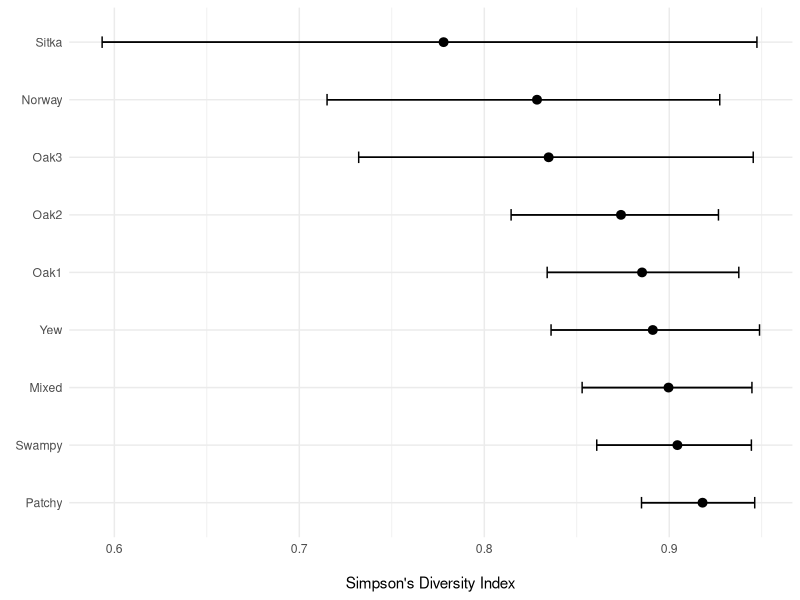
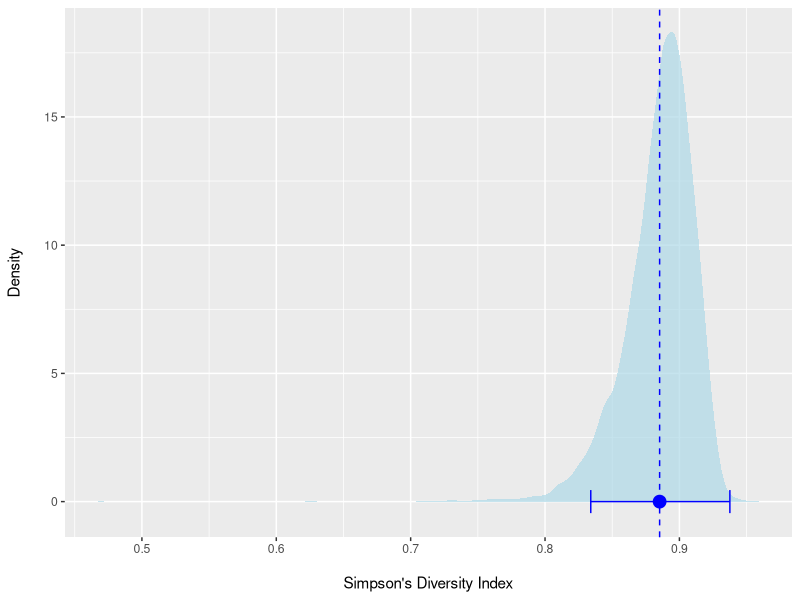
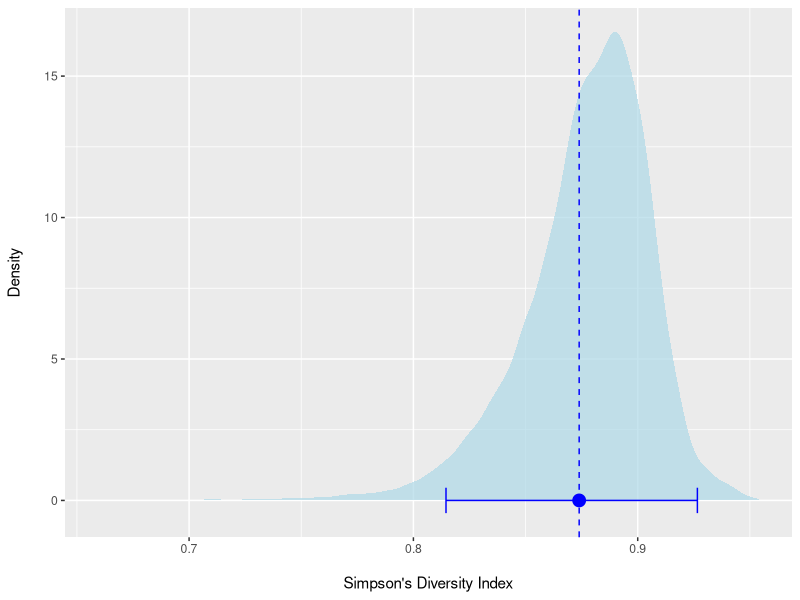
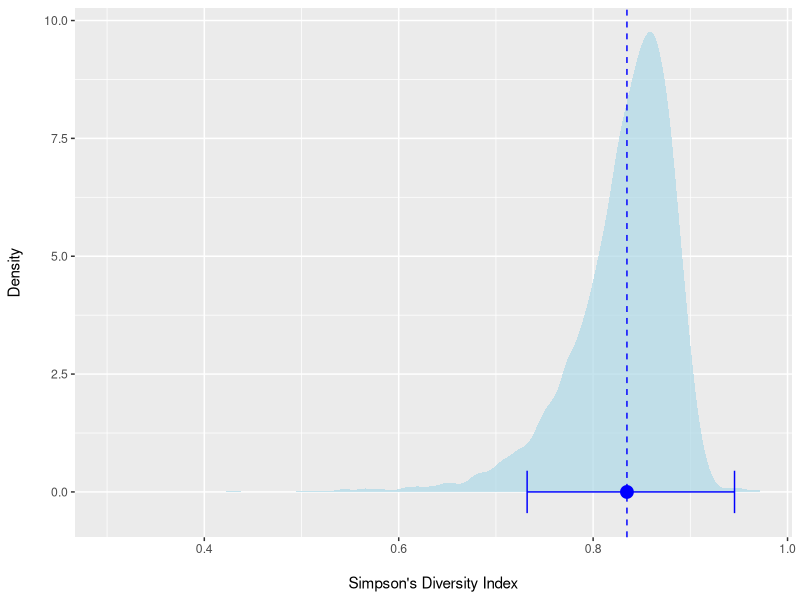
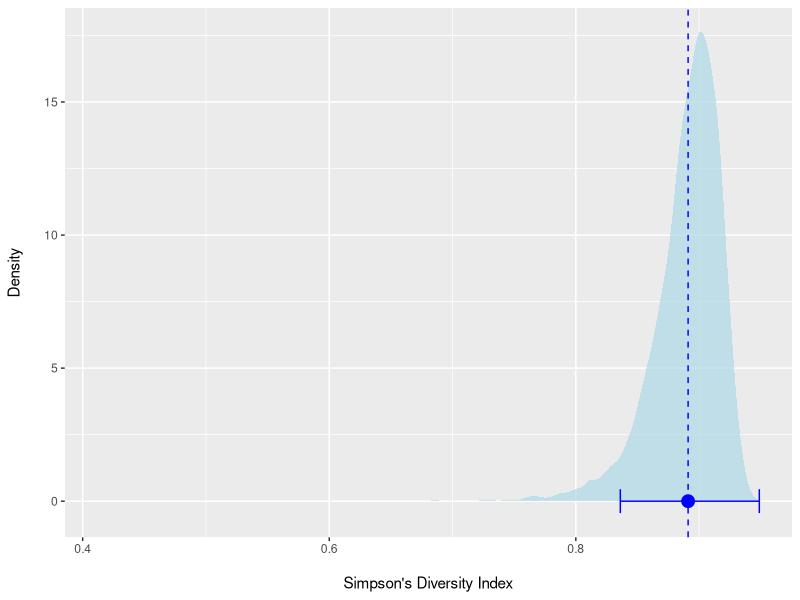
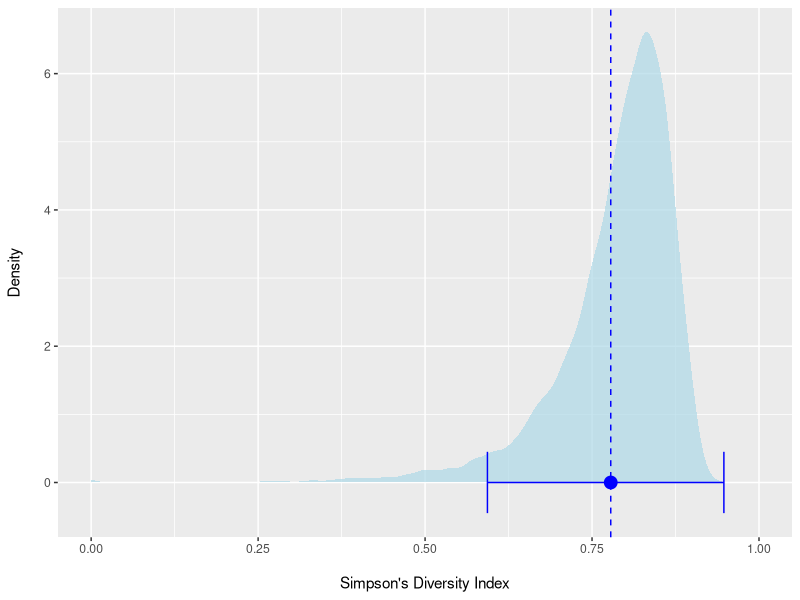
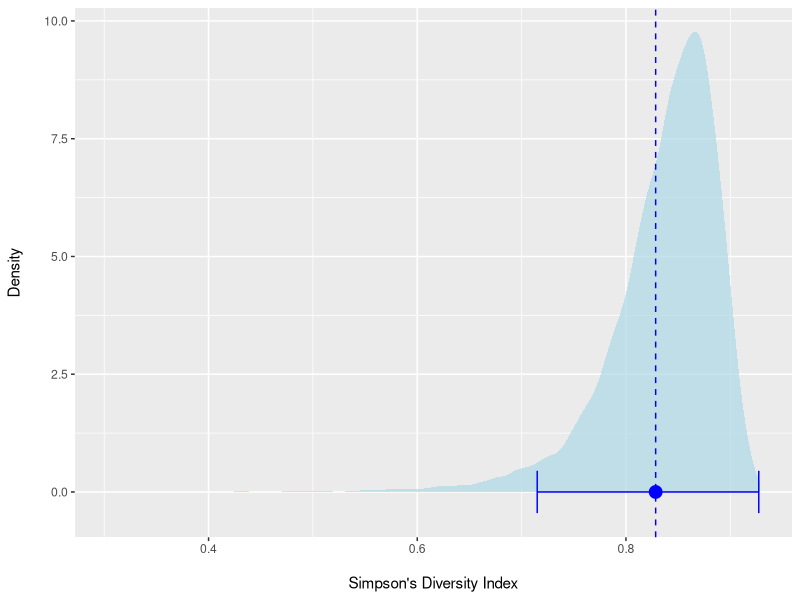
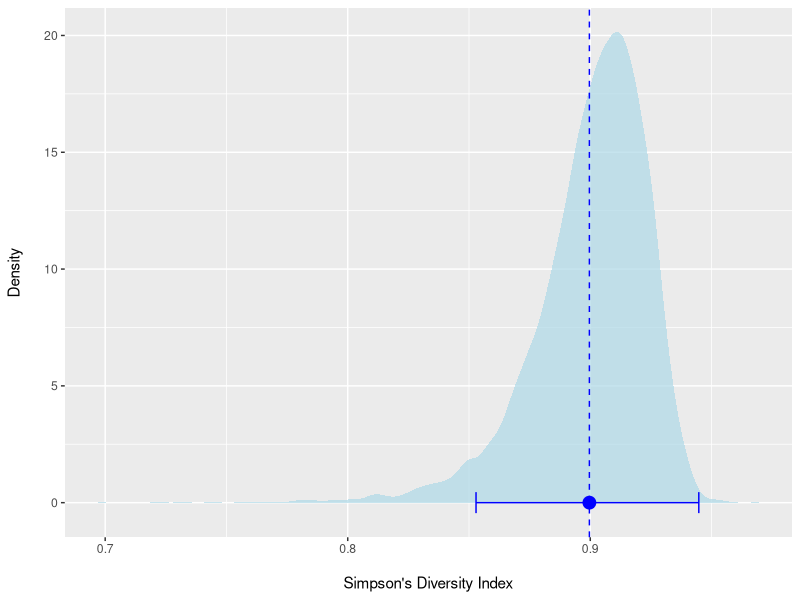

Recreate these plots in R, in order.
## ---- chunk 1
knitr::opts_chunk$set(echo = T, message=F, warning=F)
## ---- chunk 2
library(boot)
library(tidyverse)

birds <- read_csv("Data/KillarneyBirds.csv")
## ---- chunk 3
# Simpson's Diversity Index Function Bootstrapping
sdiBootFunc <- function(x, indicies) {
  y <- x[indicies]
  N <- sum(y)
  D <- 1 - sum(y*(y-1)) / (N*(N-1))
  D
}

# Single Variable Bootstrapping using boot()
sdiOak1Boot <- boot(birds$Oak1, sdiBootFunc, R=1e4)
## ---- chunk 4
# Multi-Variable Function Bootstrapping
results <- lapply(birds[-1],  boot, statistic = sdiBootFunc, R = 1e4) # calculates SDI for each habitat, drops species column
results.ci <- lapply(results, boot.ci, type = "norm") # calculates normal confidence intervals for each habitat
## ---- chunk 5
results.df <- data.frame(row.names = 1:9,
                         Habitat = names(results),
                         SDI = round(sapply(results, function(x) x$t0),4),
                         CI.lower = round(sapply(results.ci, function(x) x$normal[2]),4),
                         CI.upper = round(sapply(results.ci, function(x) x$normal[3]),4))

ggplot(data = results.df, mapping = aes(x=SDI,y=reorder(Habitat,-SDI), xmin = CI.lower, xmax = CI.upper)) +
  geom_errorbar(width = 0.2) +
  geom_pointrange() +
  labs(x="\nSimpson's Diversity Index",y=element_blank()) +
  theme_minimal()
## ---- chunk 6
# Habitat counts
birds.tally <- birds %>%
  summarize_each(Oak1:Swampy, fun = sum) %>%
  gather(key = Habitat, value = Count) %>%
  arrange(Count)

kableExtra::kable(birds.tally)
## ---- chunk 7
ggplot() + geom_density(mapping=aes(x=results$Oak1$t),
                        fill="lightblue",color=NA,alpha=0.7) + 
  geom_vline(xintercept = results$Oak1$t0,color="blue",linetype="dashed") +
  labs(x="\nSimpson's Diversity Index",y="Density\n") +
  geom_errorbarh(mapping=aes(xmin=results.ci$Oak1$normal[2],
                             xmax=results.ci$Oak1$normal[3],
                             y=0),
                 color="blue") +
  geom_point(mapping=aes(x = results$Oak1$t0,y=0),
             color="blue",size=4)
## ---- chunk 8
ggplot() + geom_density(mapping=aes(x=results$Oak2$t),
                        fill="lightblue",color=NA,alpha=0.7) + 
  geom_vline(xintercept = results$Oak2$t0,color="blue",linetype="dashed") +
  labs(x="\nSimpson's Diversity Index",y="Density\n") +
  geom_errorbarh(mapping=aes(xmin=results.ci$Oak2$normal[2],
                             xmax=results.ci$Oak2$normal[3],
                             y=0),
                 color="blue") +
  geom_point(mapping=aes(x = results$Oak2$t0,y=0),
             color="blue",size=4)
## ---- chunk 9
ggplot() + geom_density(mapping=aes(x=results$Oak3$t),
                        fill="lightblue",color=NA,alpha=0.7) + 
  geom_vline(xintercept = results$Oak3$t0,color="blue",linetype="dashed") +
  labs(x="\nSimpson's Diversity Index",y="Density\n") +
  geom_errorbarh(mapping=aes(xmin=results.ci$Oak3$normal[2],
                             xmax=results.ci$Oak3$normal[3],
                             y=0),
                 color="blue") +
  geom_point(mapping=aes(x = results$Oak3$t0,y=0),
             color="blue",size=4)
## ---- chunk 10
ggplot() + geom_density(mapping=aes(x=results$Yew$t),
                        fill="lightblue",color=NA,alpha=0.7) + 
  geom_vline(xintercept = results$Yew$t0,color="blue",linetype="dashed") +
  labs(x="\nSimpson's Diversity Index",y="Density\n") +
  geom_errorbarh(mapping=aes(xmin=results.ci$Yew$normal[2],
                             xmax=results.ci$Yew$normal[3],
                             y=0),
                 color="blue") +
  geom_point(mapping=aes(x = results$Yew$t0,y=0),
             color="blue",size=4)
## ---- chunk 11
ggplot() + geom_density(mapping=aes(x=results$Sitka$t),
                        fill="lightblue",color=NA,alpha=0.7) + 
  geom_vline(xintercept = results$Sitka$t0,color="blue",linetype="dashed") +
  labs(x="\nSimpson's Diversity Index",y="Density\n") +
  geom_errorbarh(mapping=aes(xmin=results.ci$Sitka$normal[2],
                             xmax=results.ci$Sitka$normal[3],
                             y=0),
                 color="blue") +
  geom_point(mapping=aes(x = results$Sitka$t0,y=0),
             color="blue",size=4)
## ---- chunk 12
ggplot() + geom_density(mapping=aes(x=results$Norway$t),
                        fill="lightblue",color=NA,alpha=0.7) + 
  geom_vline(xintercept = results$Norway$t0,color="blue",linetype="dashed") +
  labs(x="\nSimpson's Diversity Index",y="Density\n") +
  geom_errorbarh(mapping=aes(xmin=results.ci$Norway$normal[2],
                             xmax=results.ci$Norway$normal[3],
                             y=0),
                 color="blue") +
  geom_point(mapping=aes(x = results$Norway$t0,y=0),
             color="blue",size=4)
## ---- chunk 13
ggplot() + geom_density(mapping=aes(x=results$Mixed$t),
                        fill="lightblue",color=NA,alpha=0.7) + 
  geom_vline(xintercept = results$Mixed$t0,color="blue",linetype="dashed") +
  labs(x="\nSimpson's Diversity Index",y="Density\n") +
  geom_errorbarh(mapping=aes(xmin=results.ci$Mixed$normal[2],
                             xmax=results.ci$Mixed$normal[3],
                             y=0),
                 color="blue") +
  geom_point(mapping=aes(x = results$Mixed$t0,y=0),
             color="blue",size=4)
## ---- chunk 14
ggplot() + geom_density(mapping=aes(x=results$Patchy$t),
                        fill="lightblue",color=NA,alpha=0.7) + 
  geom_vline(xintercept = results$Patchy$t0,color="blue",linetype="dashed") +
  labs(x="\nSimpson's Diversity Index",y="Density\n") +
  geom_errorbarh(mapping=aes(xmin=results.ci$Patchy$normal[2],
                             xmax=results.ci$Patchy$normal[3],
                             y=0),
                 color="blue") +
  geom_point(mapping=aes(x = results$Patchy$t0,y=0),
             color="blue",size=4)
## ---- chunk 15
ggplot() + geom_density(mapping=aes(x=results$Swampy$t),
                        fill="lightblue",color=NA,alpha=0.7) + 
  geom_vline(xintercept = results$Swampy$t0,color="blue",linetype="dashed") +
  labs(x="\nSimpson's Diversity Index",y="Density\n") +
  geom_errorbarh(mapping=aes(xmin=results.ci$Swampy$normal[2],
                             xmax=results.ci$Swampy$normal[3],
                             y=0),
                 color="blue") +
  geom_point(mapping=aes(x = results$Swampy$t0,y=0),
             color="blue",size=4)
